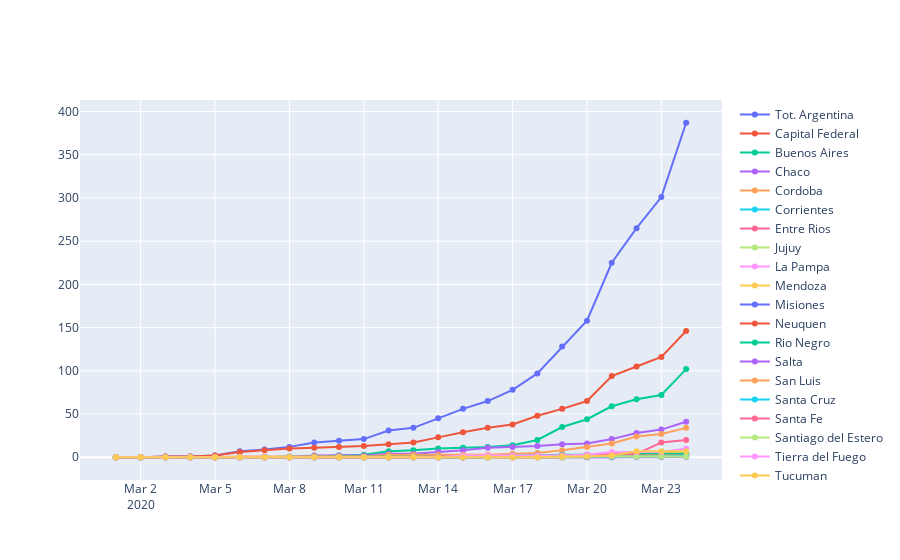

Notebook source saved alongside this figure:
### Markdown cell above
<h2>CASOS POR PROVINCIA EN ARGENTINA</h2>

### Code cell
fig=plt.figure(figsize=(18, 16), dpi= 80, facecolor='w', edgecolor='k')

tot_arg = confirmed_df_arg.sum(axis=0)

fig = go.Figure()

fig.add_trace(go.Scatter(x=tot_arg.index, y=tot_arg, mode='lines+markers', name='Tot. Argentina'))

for idx in confirmed_df_arg.index:
    if(confirmed_df_arg.loc[idx,:].sum() > 0):
        fig.add_trace(go.Scatter(x=confirmed_df_arg.loc[idx,:].index, y=confirmed_df_arg.loc[idx,:], mode='lines+markers', name=idx))
fig.show()
